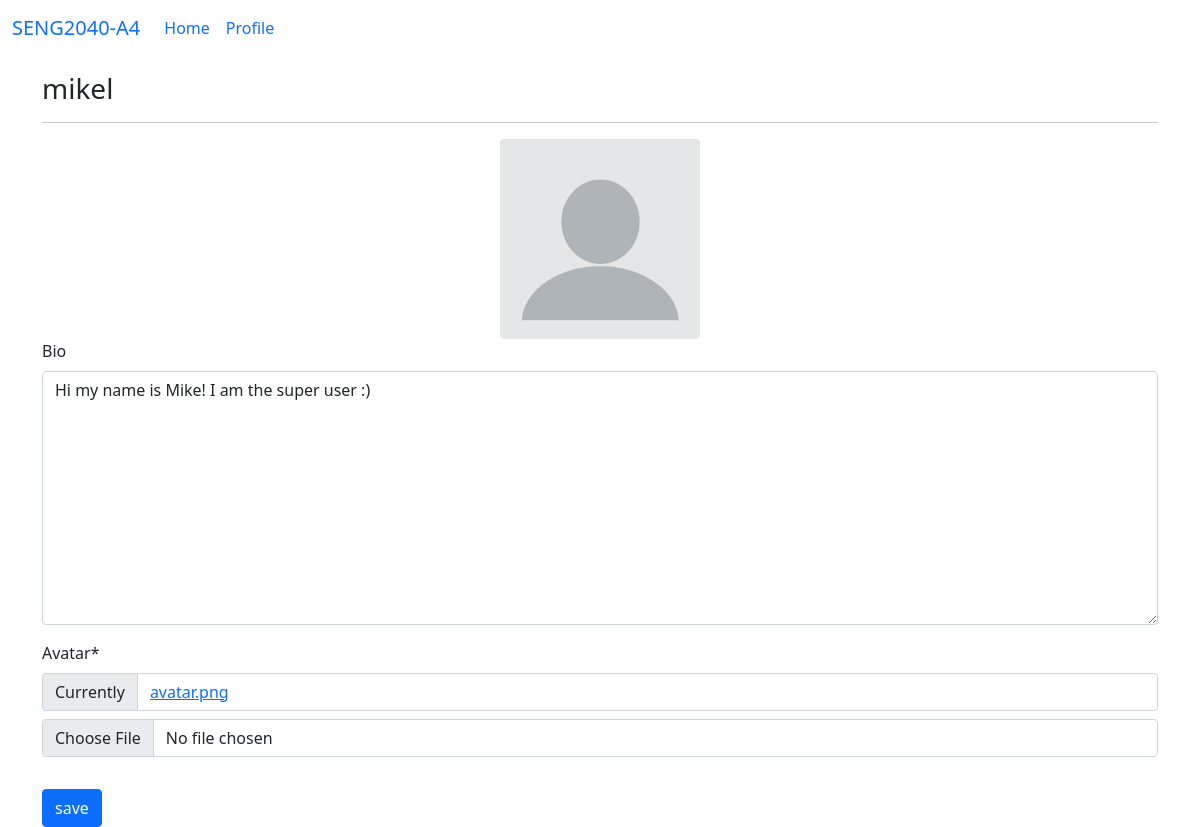
Page /profiles/my/ (signed in) on the earlier database version.
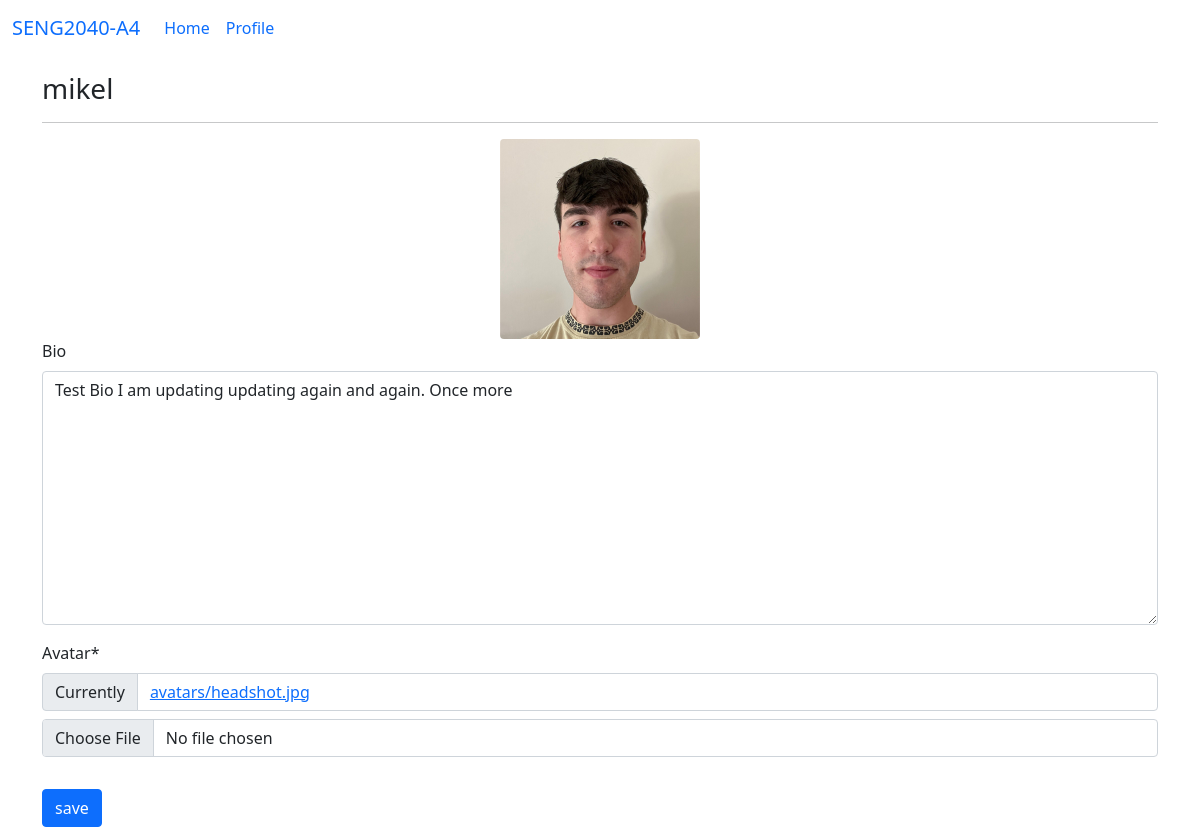
Same page on the later database version.
### profiles/models.py (models this page shows, shortened)
class Profile(models.Model):
    user = models.OneToOneField(User, on_delete=models.CASCADE)
    bio = models.TextField(blank=True)
    avatar = models.ImageField(default='avatar.png', upload_to='avatars')
    updated = models.DateTimeField(auto_now=True)
    created = models.DateTimeField(auto_now_add=True)

### profiles/views.py (the view, shortened to what this page needs)
# urls.py: path('my/', my_profile_view, name='my-profile')
@login_required
def my_profile_view(request):
    obj = Profile.objects.get(user=request.user)
    form = ProfileForm(request.POST or None, request.FILES or None, instance = obj)
    context = {
        'obj': obj,
        'form': form,
    }
    return render(request, 'profiles/main.html', context)

### profiles/forms.py
class ProfileForm(forms.ModelForm):
    class Meta:
        model = Profile
        fields = ('bio', 'avatar')

### profiles/templates/profiles/main.html (shortened to what this page needs)
{% extends "base.html" %}
{% load static %}
{% load crispy_forms_tags %}
{% block scripts %}
    <link rel="stylesheet" href="https://unpkg.com/dropzone@5/dist/min/dropzone.min.css" type="text/css" />
{% endblock scripts %}
{% block content %}
    <h3>{{obj.user}}</h3>
    <hr>
    <div class="text-center" id="avatar-box">
        <img src="{{obj.avatar.url}}" class="rounded" height="200px" width="auto" alt="{{obj.user.username}}">
    </div>
    <form id="profile-form">
        {{form|crispy}}
        <button type="submit" class="btn btn-primary mt-3">save</button>
    </form>
{% endblock content %}

### templates/base.html (shortened to what this page needs)
{% load static %}
<!doctype html>
<html lang="en">
  <head>
    <link href="https://cdn.jsdelivr.net/npm/bootstrap@5.0.0-beta2/dist/css/bootstrap.min.css" rel="stylesheet">
    <link rel="stylesheet" href="{% static 'style.css' %}">
    {% block scripts %}
    {% endblock scripts %}
  </head>
  <body>
    {% include "navbar.html" %}
    <div class="container mt-3">
        {% block content %}
        {% endblock content %}
    </div>
  </body>
</html>

### templates/navbar.html (shortened to what this page needs)
{% url 'posts:main-board' as path_to_home %}
{% url 'profiles:my-profile' as path_to_my_profile %}
<nav class="navbar navbar-expand-lg bg-body-light">
    <div class="container-fluid">
      <a class="navbar-brand" href="{{path_to_home}}">SENG2040-A4</a>
      <div class="collapse navbar-collapse" id="navbarNav">
        <ul class="navbar-nav">
          <li class="nav-item">
            <a class="nav-link {% if request.path == path_to_home %}active{% endif %}" aria-current="page" href="{{path_to_home}}">Home</a>
          </li>
          <li class="nav-item">
            <a class="nav-link {% if request.path == path_to_my_profile%}active{% endif %}" href="{{path_to_my_profile}}">Profile</a>
          </li>
        </ul>
      </div>
    </div>
  </nav>

Differences in the rows shown:
changed Profile "mikel": avatar: picture added in place of a placeholder; bio "Hi my name is Mike! I am the super user :)" → "Test Bio I am updating updating again and again. Once more"
Other differences:
text no longer shown: "Bio Avatar * Currently avatar.png"
text now shown: "Bio Avatar * Currently avatars/headshot.jpg"
